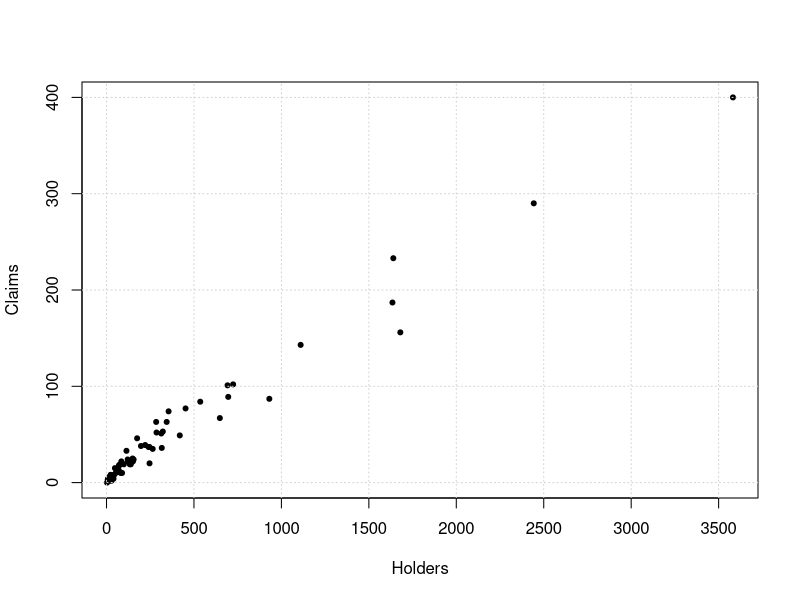

Here is the R script that generated this plot:
## ---- chunk 1
library(MASS)
plot(Insurance$Holders,Insurance$Claims
     ,xlab = 'Holders',ylab='Claims',pch=20)
grid()
## ---- chunk 2
Holders = Insurance$Holders
Claims = Insurance$Claims

#MLE and BIC functions

MyMLE <- function(func,x,initial){
  func_one<- function(p){
    func(p,x)
  }
  optim(par = initial, func_one) #We integrate the optim function here
}

MyBIC <- function(MLEv, parm, data){
  N <- length(data)
  (length(parm))*log(N)-2*(MLEv$value)
}
## ---- chunk 3
#Part A

ll_A <- function(parm, data=list(Claims,Holders)){
  beta0 <- parm[1]
  beta1 <- parm[2]
  sigma <- exp(parm[3])
  N <- length(data)
  -sum(log(dnorm((data$Claims - beta0 - beta1*data$Holders),0,sigma)))
}

MLEvA <- MyMLE(ll_A, Insurance, c(100,100,50))
cat("MLE for model A :", c(MLEvA$par[1], MLEvA$par[2], exp(MLEvA$par[3])))
## ---- chunk 4
b_A <- MyBIC(MLEvA, MLEvA$par, Insurance)
cat("BIC value for model A :", b_A)
## ---- chunk 5
#Part B

dLaplace <- function(x, mu=0, b=1, params=list(mu, b),...){
  if(!missing(params)){
    mu <- params$mu
    b <- params$b
  }
  d <- exp(-abs(x-mu)/b) / (2*b)
}

ll_B <- function(parm, data=list(Claims,Holders)){
  beta0 <- parm[1]
  beta1 <- parm[2]
  sigma <- exp(parm[3])
  N <- length(data)
  -sum(log(dLaplace((data$Claims - beta0 - beta1*data$Holders),0,sigma^2)))
}

MLEvB <- MyMLE(ll_B, Insurance, c(100,100,50))
cat("MLE for model B :", c(MLEvB$par[1], MLEvB$par[2], exp(MLEvB$par[3])))
## ---- chunk 6
b_B <- MyBIC(MLEvB, MLEvB$par, Insurance)
cat("BIC for model B :", b_B)
## ---- chunk 7
dLognormal <- function(x, mu=0, b=1, params=list(mu, b),...){
  if(!missing(params)){
    mu <- params$mu
    b <- params$b
  }
  d <- 1/(x*b*sqrt(2*pi)) * exp(-((log(x)-mu)^2)/(2*b^2))
}

ll_C <- function(parm, data=list(Claims,Holders)){
  beta0 <- parm[1]
  beta1 <- parm[2]
  sigma <- exp(parm[3])
  N <- length(data)
  x <- 0
  for (i in 1:N){
    if(data$Claims[i] == 0){}
    else {
      x = x - log(dLognormal(data$Claims[i],(beta0 + beta1*log(data$Holders[i])),sigma)) 
    }
  }
  x
}

MLEvC <- MyMLE(ll_C, Insurance, c(100,100,50))
cat("MLE for model C :", c(MLEvC$par[1], MLEvC$par[2], exp(MLEvC$par[3])))
## ---- chunk 8
b_C <- MyBIC(MLEvC, MLEvC$par, Insurance)
cat("BIC for model C :", b_C)
## ---- chunk 9
#Part D

dGamma <- function(x, alpha=0, beta=1, params=list(alpha, beta),...){
  if(!missing(params)){
    alpha <- params$alpha
    beta <- params$beta
  }
  d <- ((exp(-x/beta)*x^(alpha-1))/((beta^alpha)*gamma(alpha)))
}

ll_D <- function(parm, data=list(Claims,Holders)){
  beta0 <- parm[1]
  beta1 <- parm[2]
  sigma <- parm[3]
  N <- length(data)
  x <- 0
  for (i in 1:N){
    if(data$Claims[i] == 0){}
    else {
      x = x - log(dGamma(data$Claims[i],(exp(beta0 + beta1*log(data$Holders[i]))),sigma))
    }
  }
  x
}

MLEvD <- MyMLE(ll_D, Insurance, c(3,0,10))
cat("MLE for model D :", c(MLEvD$par[1], MLEvD$par[2], MLEvD$par[3]))

b_D <- MyBIC(MLEvD, MLEvD$par, Insurance)
cat("BIC for model D :", b_D)
## ---- chunk 10
bic_values <- c('A'=b_A, 'B'=b_B, 'C'=b_C, 'D'=b_D)
bic_values = sort(bic_values)
cat("Comparison of BIC values :")
bic_values
